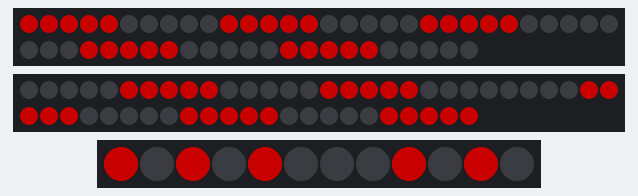
The sketch below on a simulated Arduino Uno, built with avr-gcc and run on an emulated ATmega328P. On the bench: 2 × 53 RGB LEDs in strip order, left to right, continuing on the next row, 12 RGB LEDs in strip order, left to right. Dim RGB values are drawn brighter than linear.

Above: at 0.16 s.
At 0.81 s:
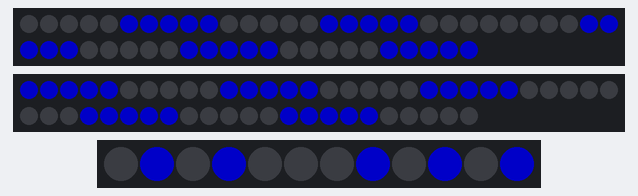

The sketch:

Police_Lights_1.ino
```cpp
/*
Police lights using FastLED library
and an Arduino Uno by Noah Naugle
*/

#define FASTLED_INTERNAL
#include "FastLED.h"
#define COLOR_ORDER GRB
#define LED_TYPE WS2812
#define NUM_LEDS 53
#define NUM_LEDS3 12

CRGBArray<NUM_LEDS> leds1;
CRGBArray<NUM_LEDS> leds2;
CRGBArray<NUM_LEDS3> leds3;
//bottom row led strip arrays are leds1
//top row led strip arrays are leds2
CRGBSet group1(leds1(0,4));
CRGBSet group2(leds1(5,9));
CRGBSet group3(leds1(10,14));
CRGBSet group4(leds1(15,19));
CRGBSet group5(leds1(20,24));
CRGBSet group6(leds1(28,32));
CRGBSet group7(leds1(33,37));
CRGBSet group8(leds1(38,42));
CRGBSet group9(leds1(43,47));
CRGBSet group10(leds1(48,52));

CRGBSet group11(leds2(48,52));
CRGBSet group12(leds2(43,47));
CRGBSet group13(leds2(38,42));
CRGBSet group14(leds2(33,37));
CRGBSet group15(leds2(28,32));
CRGBSet group16(leds2(20,24));
CRGBSet group17(leds2(15,19));
CRGBSet group18(leds2(10,14));
CRGBSet group19(leds2(5,9));
CRGBSet group20(leds2(0,4));

CRGBSet group21(leds3(0,0));
CRGBSet group22(leds3(1,1));
CRGBSet group23(leds3(2,2));
CRGBSet group24(leds3(3,3));
CRGBSet group25(leds3(4,4));

CRGBSet group26(leds3(7,7));
CRGBSet group27(leds3(8,8));
CRGBSet group28(leds3(9,9));
CRGBSet group29(leds3(10,10));
CRGBSet group30(leds3(11,11));

CHSV color1(0,255,255);			//red
CHSV color2(160,255,255);		//blue
CHSV color3(0,0,0);				//black

void setup() {

  FastLED.addLeds<WS2812, 5, GRB>(leds1, NUM_LEDS);		//strip1 or bottom row
  FastLED.addLeds<WS2812, 6, GRB>(leds2, NUM_LEDS);		//strip2 or top row
  FastLED.addLeds<WS2812, 7, GRB>(leds3, NUM_LEDS3);	//strip3 or computer lights
  FastLED.setBrightness(255);							//full brightness

}

void loop() {
	for(int x = 0; x < 3; x++) {	//repeat the flash 3 times
		group1 = color1;
		group11 = color1;
		group21 = color1;
		group3 = color1;
		group13 = color1;
		group23 = color1;
		group5 = color1;
		group15 = color1;
		group25 = color1;
		group7 = color1;
		group17 = color1;
		group27 = color1;
		group9 = color1;
		group19 = color1;
		group29 = color1;

		group21 = color1;

		FastLED.show(100);
		delay(30);

		group1 = color3;
		group11 = color3;
		group21 = color3;
		group3 = color3;
		group13 = color3;
		group23 = color3;
		group5 = color3;
		group15 = color3;
		group25 = color3;
		group7 = color3;
		group17 = color3;
		group27 = color3;
		group9 = color3;
		group19 = color3;
		group29 = color3;

		group21 = color3;

		FastLED.show(100);
		delay(30);
	}
	for(int x = 0; x < 3; x++) {
		group2 = color2;
		group12 = color2;
		group22 = color2;
		group4 = color2;
		group14 = color2;
		group24 = color2;
		group6 = color2;
		group16 = color2;
		group26 = color2;
		group8 = color2;
		group18 = color2;
		group28 = color2;
		group10 = color2;
		group20 = color2;
		group30 = color2;

		FastLED.show(100);
		delay(30);

		group2 = color3;
		group12 = color3;
		group22 = color3;
		group4 = color3;
		group14 = color3;
		group24 = color3;
		group6 = color3;
		group16 = color3;
		group26 = color3;
		group8 = color3;
		group18 = color3;
		group28 = color3;
		group10 = color3;
		group20 = color3;
		group30 = color3;

		FastLED.show(100);
		delay(30);
	}
}
```

Measured:
- by itself, everything shown: repeats every 1.3 s, in 4 steps
